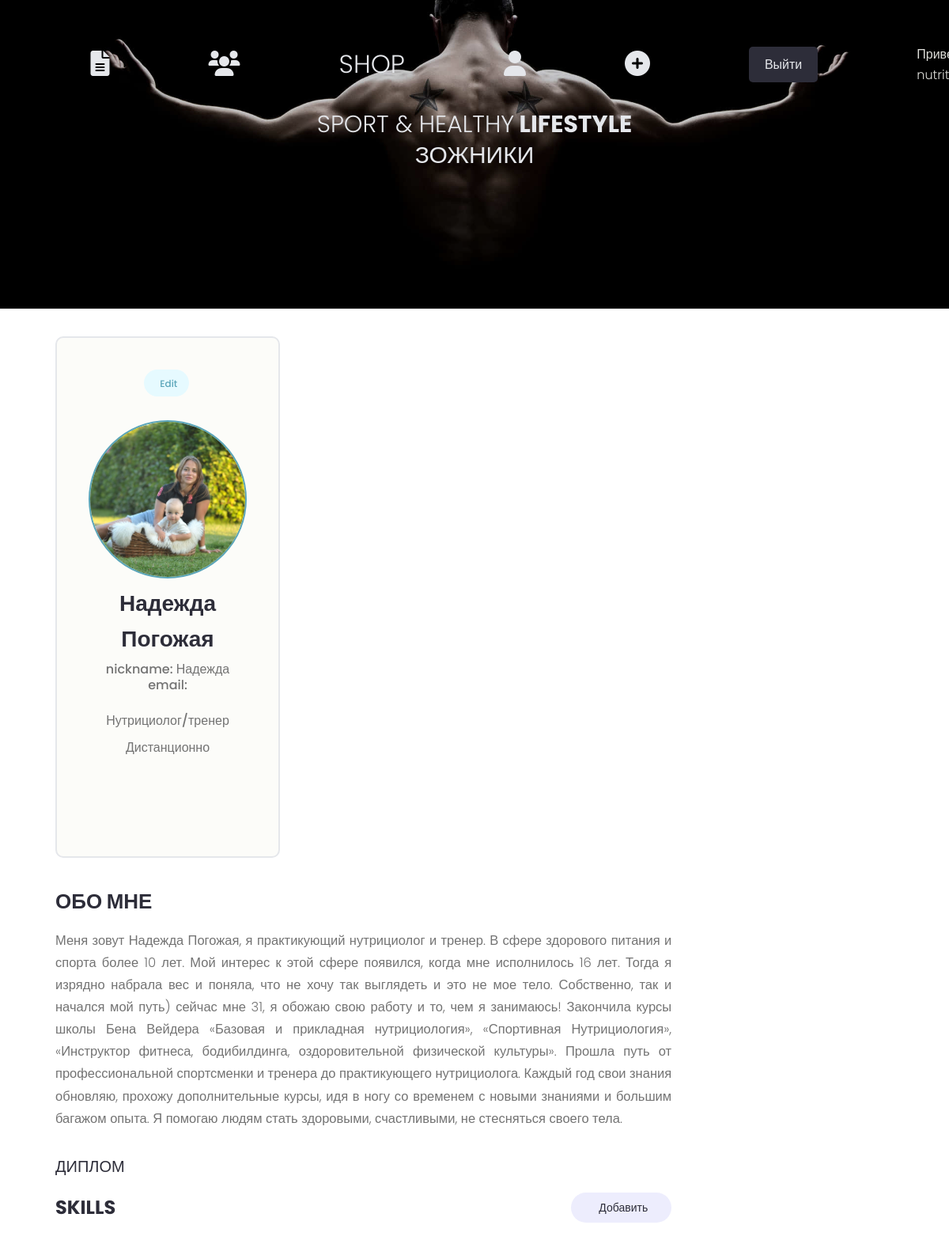
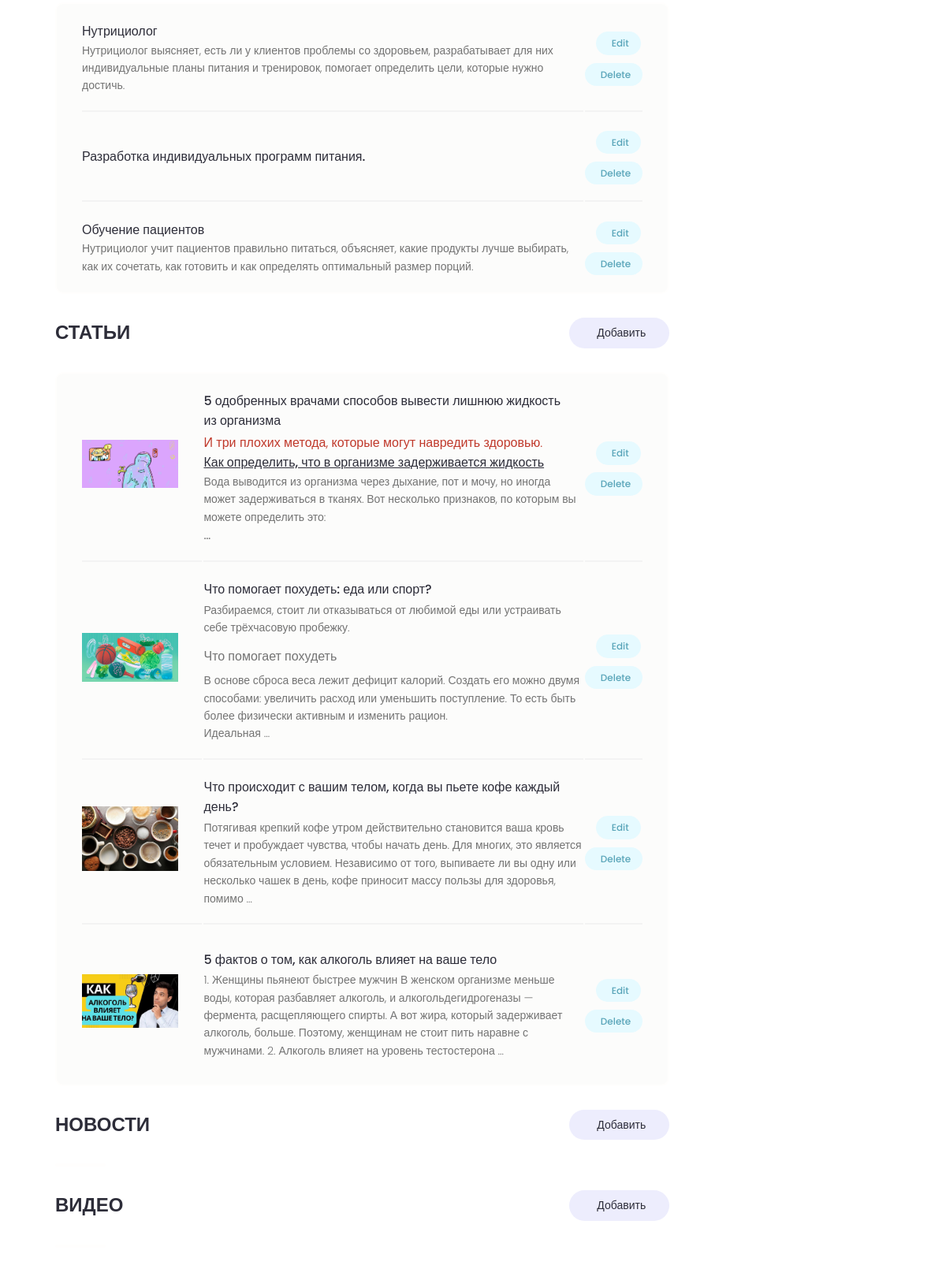
The app's page /users/account/ (signed in) with its own data (2 pictures, top to bottom).
### users/models.py (models this page shows, shortened)
class Profile(models.Model):
    user = models.OneToOneField(User, on_delete=models.CASCADE, blank=True, verbose_name='Пользователь')
    name = models.CharField(max_length=200, blank=True, verbose_name='Имя')
    email = models.EmailField(max_length=200, blank=True, verbose_name='Эл.адрес')
    nickname = models.CharField(max_length=200, blank=True, verbose_name='Псевдоним')
    myself_short = models.CharField(max_length=200, blank=True, verbose_name='О себе коротко')
    myself = models.TextField(blank=True, verbose_name='О себе')
    photo = models.ImageField(upload_to='profiles/', default='profiles/coach.jpg', verbose_name='Фото')
    video = models.FileField(upload_to='videos/', blank=True, null=True, verbose_name='Видео')
    note = models.TextField(blank=True, null=True, verbose_name='Заметка')
    social_youtube = models.CharField(max_length=200, blank=True, verbose_name='Youtube')
    social_site = models.CharField(max_length=200, blank=True, verbose_name='Социальная сеть')
    social_website = models.CharField(max_length=200, blank=True, verbose_name='Сайт')
    document = models.FileField(upload_to='documents/', verbose_name='Документ об образовании', null=True, blank=False)
    work = models.CharField(max_length=200, blank=True, verbose_name='Место работы')
    created = models.DateTimeField(auto_now_add=True, verbose_name='Дата')
    class Meta:
        verbose_name = 'Профиль'
        verbose_name_plural = 'профили'

class Skill(models.Model):
    expert = models.ForeignKey(Profile, on_delete=models.CASCADE, blank=True, verbose_name='Эксперт')
    qualification = models.CharField(max_length=200, blank=True, verbose_name='Квалификация')
    info = models.TextField(blank=True, verbose_name='Описание')
    created = models.DateTimeField(auto_now_add=True, verbose_name='Дата')
    class Meta:
        verbose_name = 'Квалификация'
        verbose_name_plural = 'квалификации'

### projects/models.py (models this page shows, shortened)
class Project(models.Model):
    owner = models.ForeignKey(Profile, on_delete=models.SET_NULL, blank=True, null=True, verbose_name='Автор')
    sections = models.ManyToManyField('Section', blank=True, verbose_name='Категории')
    title = models.CharField(max_length=200, verbose_name='Название')
    description = RichTextUploadingField(blank=True, verbose_name='Описание')
    featured_image = models.ImageField(default='default.jpg', upload_to='projects/%Y/%m/%d', verbose_name='Изображение')
    demo_link = models.CharField(max_length=200, blank=True, verbose_name='Ссылка на демонстрацию')
    source_link = models.CharField(max_length=200, blank=True, verbose_name='Ссылка на источник')
    tags = models.ManyToManyField('Tag', blank=True, verbose_name='Тег')
    created = models.DateTimeField(auto_now_add=True, verbose_name='Дата создания')
    likes = models.ManyToManyField(User, related_name='project_likes', blank=True, verbose_name='Лайки')
    class Meta:
        ordering = ['-created']
        verbose_name = 'Статья'
        verbose_name_plural = 'статьи'

### users/views.py (the view)
# urls.py: path('account/', views.user_account, name='account'),
@login_required(login_url='login')
def user_account(request):
    prof = request.user.profile
    skills = prof.skill_set.all()
    context = {
        'hide_search': True,
        'background_image': 'images/account.jpg',
        'profile': prof,
        'skills': skills,
    }
    return render(request, 'users/account.html', context)

### users/templates/users/account.html (shortened to what this page needs)
{% extends 'projects/base.html' %}
{% load static %}
{% block content %}
<main class="settingsPage profile my-md">
    <div class="container">
        <div class="layout">
            <div class="column column--1of3">
                <div class="card text-center">
                    <div class="card__body dev">
                        <a class="tag tag--pill tag--main settings__btn" href="{% url 'edit-account' %}"> Edit</a>
                        <img class="avatar avatar--xl dev__avatar" src="{{ profile.photo.url }}"/>
                        <h2 class="dev__name">{{ profile.name }}</h2>
                        <p class="dev__title">nickname: {{ profile.nickname }}</p>
                        <p class="dev__title">email: {{ profile.email }}</p>
                        <br>
                        <p class="dev__title">{{ profile.myself_short }}</p>
                        <p class="dev__location">{{ profile.work }}</p>
                        <ul class="dev__social">
                        </ul>
                    </div>
                </div>
            </div>
            <div class="column column--2of3">
                <div class="devInfo">
                    <h3 class="devInfo__title">Обо мне</h3>
                    <p class="devInfo__about" id="profile-about">
                        {{ profile.myself }}
                    </p>
                </div>
                <p class="devInfo__subtitle"><a href="{{ profile.document.url }}">Диплом</a></p>
                <div class="settings">
                    <h3 class="settings__title">Skills</h3>
                    <a class="tag tag--pill tag--sub settings__btn tag--lg" href="{% url 'create-skill' %}"> Добавить</a>
                </div>
                <table class="settings__table">
                    {% for skill in skills %}
                    <tr>
                        <td class="settings__tableInfo">
                            <h4>{{skill.qualification}}</h4>
                            <p>
                                {{skill.info}}
                            </p>
                        </td>
                        <td class="settings__tableActions">
                            <a class="tag tag--pill tag--main settings__btn" href="{% url 'update-skill' skill.id %}"> Edit</a>
                            <a class="tag tag--pill tag--main settings__btn" href="{% url 'delete-skill' skill.id %}">
                                Delete</a>
                        </td>
                    </tr>
                    {% endfor %}
                </table>
                <div class="settings">
                    <h3 class="settings__title">Статьи</h3>
                    <a class="tag tag--pill tag--sub settings__btn tag--lg" href="{% url 'create-project' %}"> Добавить</a>
                </div>
                <table class="settings__table">
                    {% for project in profile.project_set.all %}
                    <tr>
                        <td class="settings__thumbnail">
                            <a href="{% url 'project' project.id %}"><img src="{{ project.featured_image.url }}"
                                                                          alt="Project Thumbnail"/></a>
                        </td>
                        <td class="settings__tableInfo">
                            <a href="{% url 'project' project.id %}">{{ project.title }}</a>
                            <p>{{ project.description|safe|truncatewords:40 }}</p>
                        </td>
                        <td class="settings__tableActions">
                            <a class="tag tag--pill tag--main settings__btn"
                               href="{% url 'update-project' project.id %}">
                                Edit</a>
                            <a class="tag tag--pill tag--main settings__btn"
                               href="{% url 'delete-project' project.id %}">
                                Delete</a>
                        </td>
                    </tr>
                    {% endfor %}
                </table>
                <div class="settings">
                    <h3 class="settings__title">Новости</h3>
                    <a class="tag tag--pill tag--sub settings__btn tag--lg" href="{% url 'upload_photo' %}"> Добавить</a>
                </div>
                <table class="settings__table">
                </table>
                <div class="settings">
                    <h3 class="settings__title">Видео</h3>
                    <a class="tag tag--pill tag--sub settings__btn tag--lg" href="{% url 'upload_video' %}"> Добавить</a>
                </div>
<table class="settings__table">
</table>
            </div>
        </div>
    </div>
</main>
{% endblock %}

### projects/templates/projects/navbar.html (shortened to what this page needs)
{% load static %}
<header class="header">
    <div class="header__background">
        <img src="{% static background_image %}" alt="Background Image" class="header__background-image">
    </div>
    <div class="container container--narrow">
        <nav class="header__nav">
            <ul class="header__menu" style="font-weight: bold;">
                <li class="header__menuItem" style="font-size: 32px;"><a href="{% url 'news_feed' %}" title="Новости"><i
                        class="fas fa-file-alt"></i></a></li>
                <li class="header__menuItem" style="font-size: 32px;"><a href="{% url 'profiles' %}" title="Профессионалы"><i class="fas fa-users"></i></a></li>
                <li class="header__menuItem" style="font-size: 32px;"><a href="{% url 'shop' %}" title="Магазин">SHOP</a></li>
                {% if user.is_authenticated %}
                {% if request.user.profile %}
                <li class="header__menuItem" style="font-size: 32px;"><a href="{% url 'account' %}" title="Аккаунт"><i
                        class="fas fa-user"></i></a></li>
                <li class="header__menuItem" style="font-size: 32px;"><a href="{% url 'add_content' %}"
                                                                         title="Добавить контент"><i class="fas fa-plus-circle"></i></a></li>
                {% endif %}
                <li class="header__menuItem" style="font-size: 20px;"><a href="{% url 'logout' %}" class="btn btn--sub">Выйти</a>
                </li>
                <li class="header__menuItem" style="font-size: 20px;"><span style="color: rgb(222, 222, 217);">Привет, {{user.username}}!</span></li>
                {% else %}
                <li class="header__menuItem" style="font-size: 20px;"><a href="{% url 'login' %}" class="btn btn--sub">Войти</a> </li>
                {% endif %}
            </ul>
            <div class="hero-section__box" style="text-align: center;">
                <h2>Sport & healthy<span> lifestyle </span></h2>
                <h2>ЗОЖники</h2>
            </div>
        </nav>
    </div>
</header>

### projects/static/styles/app.css (style rules this page uses)
:root { --color-sub: #2d2d39; --color-main: #5aa5b9; --color-main-light: #e6faff; --color-sub-light: #51546e; --color-sub-lighter: #ededfd; --color-text: #737373; --color-gray: #8b8b8b; --color-light: #e5e7eb; --color-light-gray: #767676; --color-bg: #f8fafd; --color-white: #fffefd; --color-white-light: #f3f3f3; --color-black: #000000; --color-success: #359e64; --color-success-bg: #def8e8; --color-error: #fc4b0b; --color-error-bg: #fff2ee; --font-base: 'Poppins', arial, helvetica, 'Segoe UI', roboto, ubuntu, sans-serif; --font-monospace: 'Fira Code', 'Courier New', courier, monospace; --font-regular: 300; --font-medium: 500; --font-bold: 700; --generic-shadow: 1px 1px 5px #00000010; --generic-transition: all 0.3s ease-in-out; }
.card { border: 2px solid var(--color-light); }
img { width: 100%; }
.header { position: relative; overflow: hidden; height: 390px; linear-gradient(rgba(0, 0, 0, 0.5), rgba(0, 0, 0, 0.5)); background-size: cover; background-repeat: no-repeat; background-position: center; background-attachment: fixed; }
.header__background { position: absolute; top: 0; left: 0; width: 100%; height: 100%; z-index: -2; object-fit: cover; }
.header__background::before { content: ''; position: absolute; top: 0; left: 0; width: 100%; height: 100%; background-color: rgba(0, 0, 0, 0.2); z-index: 1; }
.header__background-image { width: 100%; height: 100%; object-fit: cover; background-position: center; background-repeat: no-repeat; }
.container { position: relative; z-index: 2; }
.header { position: sticky; z-index: 111; background-color: var(--color-sub); padding: 5.5rem 0; weight: 300; }
.header > .container { justify-content: space-between; align-items: left; }
.header__nav > ul { display: flex; justify-content: center; align-items: center; list-style: none; gap: 12.5rem; padding: 0; margin: 0; }
.header__nav > ul > li { display: inline-flex; justify-content: center; align-items: center; }
.header__menuItem > a { color: var(--color-light); font-weight: 300; }
.hero-section__box { margin-top: 3rem; margin-bottom: 3rem; }
.hero-section__box > h2, .hero-section__box > h2 > span { font-size: 3rem; color: var(--color-light); line-height: 1.3; text-transform: uppercase; }
.hero-section__box > h2 { font-weight: 300; }
.hero-section__box > h2 > span { font-weight: 700; }
.profile .card > .dev { padding: 4rem; }
.dev__avatar { display: block; margin: auto; }
.dev__name { color: var(--color-sub); font-size: 2.8rem; font-weight: 700; margin-top: 1rem; margin-bottom: 0.5rem; }
.dev__title { font-size: 1.6rem; font-weight: 500; line-height: 1.3; }
.dev__location { margin-top: 1rem; }
.dev__social { margin: 3rem 0; list-style: none; display: flex; justify-content: center; gap: 1.5rem; }
.devInfo { margin-bottom: 3rem; }
.devInfo__title, .devInfo__subtitle { font-size: 2.6rem; color: var(--color-sub); text-transform: uppercase; font-weight: 700; margin-bottom: 1.5rem; }
.devInfo__subtitle { font-size: 2rem; color: var(--color-sub-light); }
.devInfo__about, .devSkill__info { font-size: 1.65rem; line-height: 1.7; text-align: justify; }
.settingsPage .dev > .settings__btn { display: inline-block; margin-bottom: 3rem; }
.settings { display: flex; justify-content: space-between; align-items: center; }
.settings__title { font-size: 2.4rem; text-transform: uppercase; font-weight: 700; color: var(--color-sub); }
.settings__table { margin-top: 3rem; margin-bottom: 3rem; padding: 0 3rem; background-color: rgba(247, 247, 245, 0.409); border: 2px solid var(--color-white); border-radius: 1rem; }
.settings__table tr { width: 100%; }
.settings__table tr > td { padding: 2rem 0; }
.settings__table tr:not(:last-child) td { border-bottom: 2px solid var(--color-white-light); }
.settings__thumbnail { width: 23%; min-width: 10rem; }
.settings__thumbnail img { padding-right: 3rem; height: 15rem; object-fit: contain; }
.settings__tableInfo { width: 100%; }
.settings__tableInfo h4, .settings__tableInfo a { padding-right: 1rem; width: auto; font-size: 1.6rem; font-weight: 500; color: var(--color-sub); }
.settings__tableInfo p { font-size: 1.4rem; }
.settings__tableActions { text-align: right; }
.column { position: relative; width: 100%; padding-right: 10px; padding-left: 10px; }
.card__body { padding: 10px; }

### projects/static/uikit/styles/modules/_avatar.css (style rules this page uses)
.avatar { border-radius: 50%; border: 2px solid var(--color-main); object-fit: cover; }
.avatar--xl { height: 20rem; width: 20rem; }

### records on screen
Profile: photo (picture), name "Надежда Погожая", nickname "Надежда", myself_short "Нутрициолог/тренер", work "Дистанционно", myself "Меня зовут Надежда Погожая, я практикующий нутрициолог и тренер. В сфере здорового питания и спорта более 10 лет. Мой интерес к этой сфере появился, когда мне исполнилось 16 лет. Тогда я изрядно набрала вес и поняла, что не хочу так выглядеть и это не мое тело. Собственно, так и начался мой путь) сейчас мне 31, я обожаю свою работу и то, чем я занимаюсь! Закончила курсы школы Бена Вейдера «Базовая и прикладная нутрициология», «Спортивная Нутрициология», «Инструктор фитнеса, бодибилдинга, оздоровительной физической культуры». Прошла путь от профессиональной спортсменки и тренера до практикующего нутрициолога. Каждый год свои знания обновляю, прохожу дополнительные курсы, идя в ногу со…"
Skill: qualification "Нутрициолог", info "Нутрициолог выясняет, есть ли у клиентов проблемы со здоровьем, разрабатывает для них индивидуальные планы питания и тренировок, помогает определить цели, которые нужно достичь."
Skill: qualification "Разработка индивидуальных программ питания."
Skill: qualification "Обучение пациентов", info "Нутрициолог учит пациентов правильно питаться, объясняет, какие продукты лучше выбирать, как их сочетать, как готовить и как определять оптимальный размер порций."
Project: featured_image (picture), title "5 одобренных врачами способов вывести лишнюю жидкость из организма", description "И три плохих метода, которые могут навредить здоровью. Как определить, что в организме задерживается жидкость Вода выводится из организма через дыхание, пот и мочу, но иногда может задерживаться в тканях. Вот несколько признаков, по которым вы можете определить это: …"
Project: featured_image (picture), title "Что помогает похудеть: еда или спорт?", description "Разбираемся, стоит ли отказываться от любимой еды или устраивать себе трёхчасовую пробежку. Что помогает похудеть В основе сброса веса лежит дефицит калорий. Создать его можно двумя способами: увеличить расход или уменьшить поступление. То есть быть более физически активным и изменить рацион. Идеальная …"
Project: featured_image (picture), title "Что происходит с вашим телом, когда вы пьете кофе каждый день?", description "Потягивая крепкий кофе утром действительно становится ваша кровь течет и пробуждает чувства, чтобы начать день. Для многих, это является обязательным условием. Независимо от того, выпиваете ли вы одну или несколько чашек в день, кофе приносит массу пользы для здоровья, помимо …"
Project: featured_image (picture), title "5 фактов о том, как алкоголь влияет на ваше тело", description "1. Женщины пьянеют быстрее мужчин В женском организме меньше воды, которая разбавляет алкоголь, и алкогольдегидрогеназы — фермента, расщепляющего спирты. А вот жира, который задерживает алкоголь, больше. Поэтому, женщинам не стоит пить наравне с мужчинами. 2. Алкоголь влияет на уровень тестостерона …"
